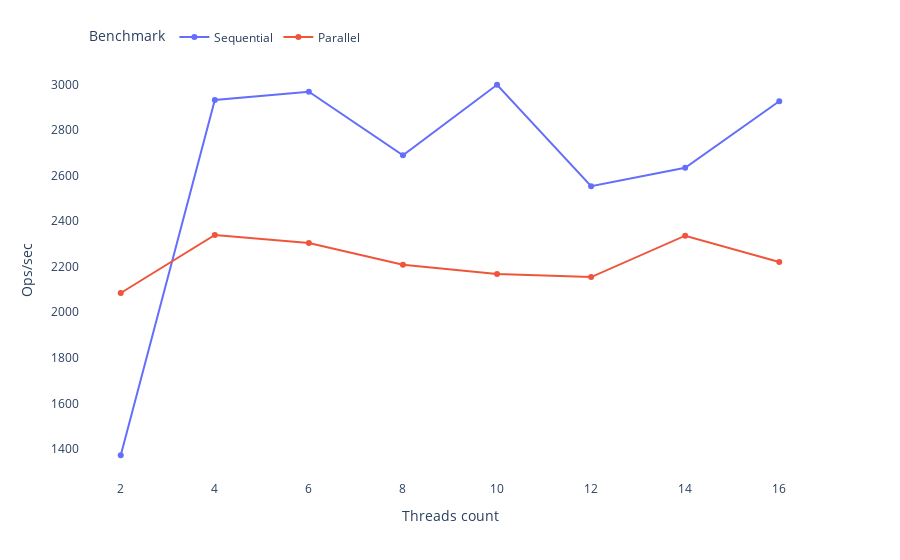

Notebook code for this chart:
### Markdown cell above
## 100000 items

### Code cell
items = 100000
chart = create_chart(scores.loc[scores['size']==items])
write_chart(chart,profile,f'{benchmark}-{items}')
chart

### Figure 1 — Plotly figure (JSON) as saved in the notebook; plotly's stock layout.template omitted (floating-point values rounded to 4 significant figures)
{"data": [{"hovertemplate": "Benchmark=Sequential<br>Threads count=%{x}<br>Ops/sec=%{y}<extra></extra>", "legendgroup": "Sequential", "line": {"color": "#636efa", "dash": "solid"}, "marker": {"symbol": "circle"}, "mode": "lines+markers", "name": "Sequential", "orientation": "v", "showlegend": true, "type": "scatter", "x": [2, 4, 6, 8, 10, 12, 14, 16], "xaxis": "x", "y": [1372.0, 2932.0, 2968.0, 2689.0, 2998.0, 2553.0, 2634.0, 2926.0], "yaxis": "y"}, {"hovertemplate": "Benchmark=Parallel<br>Threads count=%{x}<br>Ops/sec=%{y}<extra></extra>", "legendgroup": "Parallel", "line": {"color": "#EF553B", "dash": "solid"}, "marker": {"symbol": "circle"}, "mode": "lines+markers", "name": "Parallel", "orientation": "v", "showlegend": true, "type": "scatter", "x": [2, 4, 6, 8, 10, 12, 14, 16], "xaxis": "x", "y": [2084.0, 2339.0, 2303.0, 2208.0, 2168.0, 2154.0, 2336.0, 2221.0], "yaxis": "y"}], "layout": {"autosize": true, "legend": {"orientation": "h", "title": {"text": "Benchmark"}, "tracegroupgap": 0, "x": 0.01, "xanchor": "left", "y": 1.02, "yanchor": "bottom"}, "margin": {"t": 60}, "plot_bgcolor": "rgba(0, 0, 0, 0)", "xaxis": {"anchor": "y", "autorange": true, "domain": [0, 1], "dtick": 2, "range": [1.162, 16.84], "tick0": 2, "title": {"text": "Threads count"}, "type": "linear"}, "yaxis": {"anchor": "x", "autorange": true, "domain": [0, 1], "range": [1246.0, 3124.0], "title": {"text": "Ops/sec"}, "type": "linear"}}}
